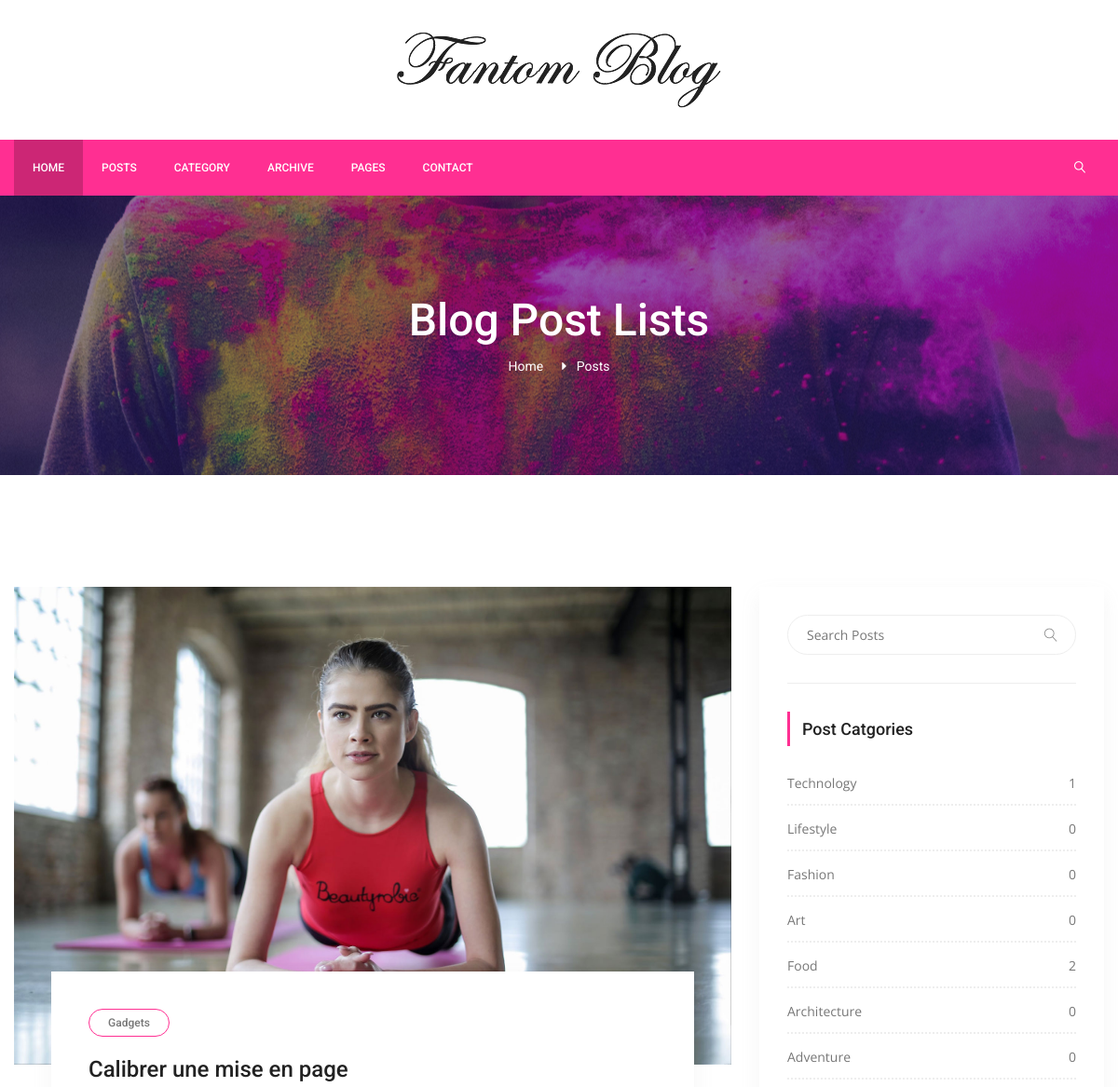
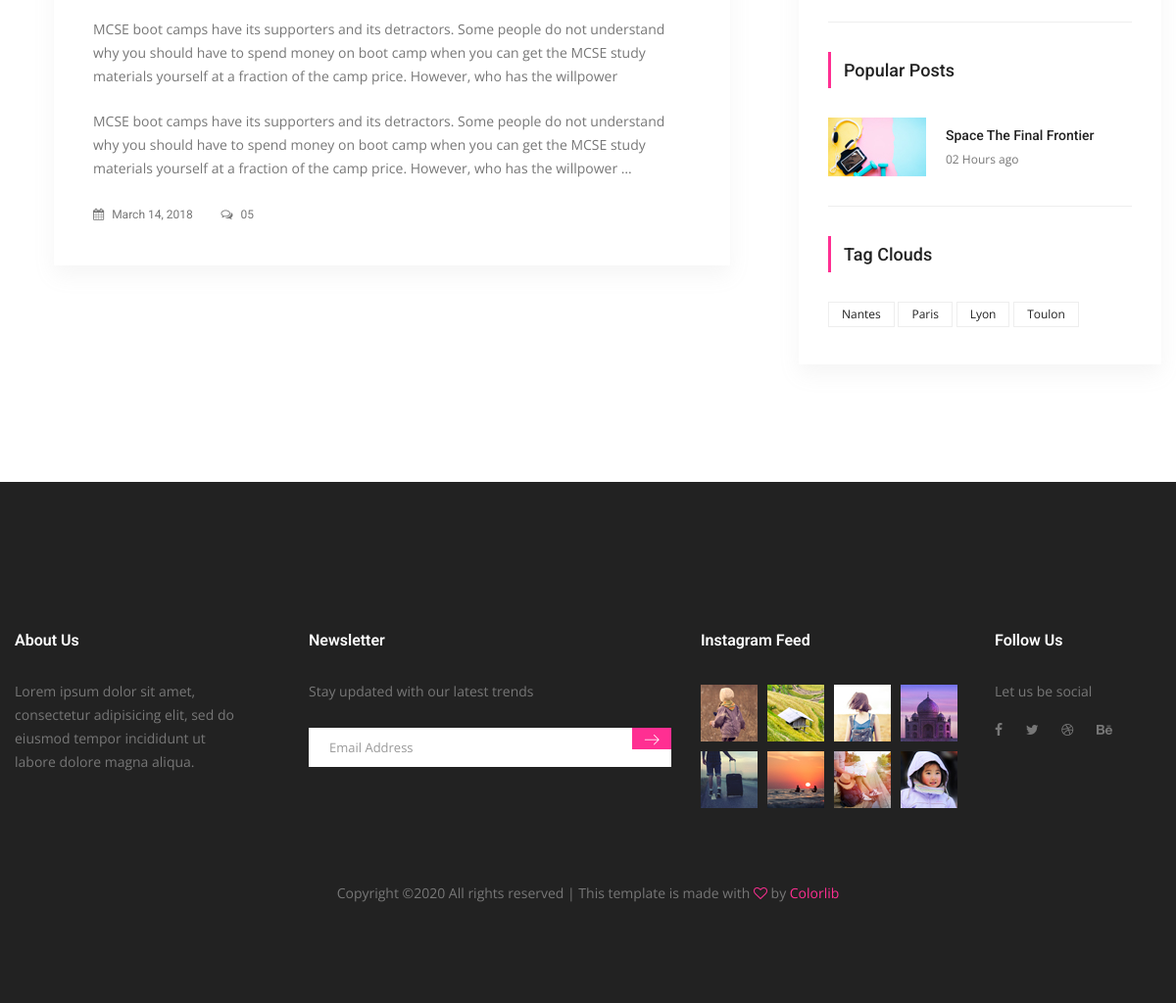
Screenshot of /post/category/technology/ with the database file from the repository (2 pictures, top to bottom).
### blog/models.py (models this page shows, shortened)
class Post(models.Model):
    title = models.CharField(max_length=150)
    category = models.ForeignKey(Category, on_delete=models.CASCADE, related_name="posts")
    content = models.TextField()
    image = models.ImageField(upload_to="images")
    created = models.DateTimeField(auto_now_add=True)
    author = models.ForeignKey(User, on_delete=models.CASCADE)
    slug = models.SlugField()
    tag = models.ManyToManyField(Tag, related_name="tags", blank=True)
    def get_absolute_url(self):
        return reverse('post-detail', kwargs={'slug': self.slug})

class Category(models.Model):
    title = models.CharField(max_length=150)
    slug = models.SlugField()
    def get_absolute_url(self):
        return reverse('post-by-category', kwargs={'category': self.slug})
    def post_count(self):
        return self.posts.all().count()

class Tag(models.Model):
    title = models.CharField(max_length=100)
    slug = models.SlugField()
    def get_absolute_url(self):
        return reverse('post-by-tag', kwargs={'tag': self.slug})

### blog/views.py (the view)
# urls.py: path('post/category/<slug:category>/', views.PostCategoryView.as_view(), name="post-by-category"),
class PostCategoryView(ListView):
    model = Post
    template_name = "post/post_by_category.html"
    context_object_name = "posts"
    def get_queryset(self):
        self.category = get_object_or_404(Category, slug=self.kwargs['category'])
        return Post.objects.filter(category=self.category)
    def get_context_data(self, **kwargs):
        context = super().get_context_data(**kwargs)
        self.category = get_object_or_404(Category, slug=self.kwargs['category'])
        context['category'] = self.category
        return context

### blog/templatetags/custom_tags.py (called while the page is built)
@register.simple_tag(name="categories")
def all_categories():
    return Category.objects.all()

@register.simple_tag(name="tags")
def all_tags():
    return Tag.objects.all()

### blog/templates/blog/post_list.html
{% extends "layout/base.html" %}
{% load static %}
{% block content %}
        <section class="banner_area">
            <div class="banner_inner d-flex align-items-center">
            	<div class="overlay bg-parallax" data-stellar-ratio="0.9" data-stellar-vertical-offset="0" data-background=""></div>
				<div class="container">
					<div class="banner_content text-center">
						<h2>Blog Post Lists</h2>
						<div class="page_link">
							<a href="{% url 'home' %}">Home</a>
							<a href="{% url 'post-list' %}">Posts </a>
						</div>
					</div>
				</div>
            </div>
        </section>
    <section class="blog_area p_120">
        <div class="container">
            <div class="row">
                <div class="col-lg-8">
                    <div class="blog_left_sidebar">
                        {% for post in posts %}
                        <article class="blog_style1">
                            	<div class="blog_img">
                            		<img class="img-fluid" src="{{ post.image.url }}" alt="">
                            	</div>
                            	<div class="blog_text">
									<div class="blog_text_inner">
										<a class="cat" href="#">Gadgets</a>
										<a href="{{ post.get_absolute_url }}"><h4>{{ post.title }}</h4></a>
                                        <p>{{ post.content|linebreaks|truncatewords:90 }}</p>
										<div class="date">
											<a href="#"><i class="fa fa-calendar" aria-hidden="true"></i> March 14, 2018</a>
											<a href="#"><i class="fa fa-comments-o" aria-hidden="true"></i> 05</a>
										</div>
									</div>
                            	</div>
                            </article>
                        {% endfor %}
                    </div>
                </div>
                <div class="col-lg-4">
                    {% include 'partials/sidebar.html' %}
                </div>
            </div>
        </div>
    </section>
{% endblock content %}

### templates/partials/sidebar.html
{% load static %}
{% load custom_tags %}
<div class="blog_right_sidebar">
    <aside class="single_sidebar_widget search_widget">
        <div class="input-group">
            <input type="text" class="form-control" placeholder="Search Posts">
            <span class="input-group-btn">
                <button class="btn btn-default" type="button"><i class="lnr lnr-magnifier"></i></button>
            </span>
        </div>
        <div class="br"></div>
    </aside>
    <aside class="single_sidebar_widget post_category_widget">
        <h4 class="widget_title">Post Catgories</h4>
        <ul class="list cat-list">
            {% categories as categories %}
            {% for cat in categories %}
            <li>
                <a href="{{ cat.get_absolute_url }}" class="d-flex justify-content-between">
                    <p>{{ cat.title }}</p>
                    <p>{{ cat.post_count }}</p>
                </a>
            </li>
           {% endfor %}
        </ul>
        <div class="br"></div>
    </aside>
    <aside class="single_sidebar_widget popular_post_widget">
        <h3 class="widget_title">Popular Posts</h3>
        <div class="media post_item">
            <img src="{% static 'img/blog/popular-post/post1.jpg' %}" alt="post">
            <div class="media-body">
                <a href="blog-details.html"><h3>Space The Final Frontier</h3></a>
                <p>02 Hours ago</p>
            </div>
        </div>
        <div class="br"></div>
    </aside>
    <aside class="single-sidebar-widget tag_cloud_widget">
        <h4 class="widget_title">Tag Clouds</h4>
        <ul class="list">
            {% tags as labels %}
            {% for label in labels %}
            <li><a href="{{ label.get_absolute_url }}">{{ label.title }}</a></li>
            {% endfor %}
        </ul>
    </aside>
</div>

### rows the page displays
Post: image (picture), title "Calibrer une mise en page", content "MCSE boot camps have its supporters and its detractors. Some people do not understand why you should have to spend money on boot camp when you can get the MCSE study materials yourself at a fraction of the camp price. However, who has the willpower MCSE boot camps have its supporters and its detractors. Some people do not understand why you should have to spend money on boot camp when you can get the MCSE study materials yourself at a fraction of the camp price. However, who has the willpower …"
Category: title "Technology", post_count "1"
Category: title "Lifestyle", post_count "0"
Category: title "Fashion", post_count "0"
Category: title "Art", post_count "0"
Category: title "Food", post_count "2"
Category: title "Architecture", post_count "0"
Category: title "Adventure", post_count "0"
Tag: title "Nantes"
Tag: title "Paris"
Tag: title "Lyon"
Tag: title "Toulon"
